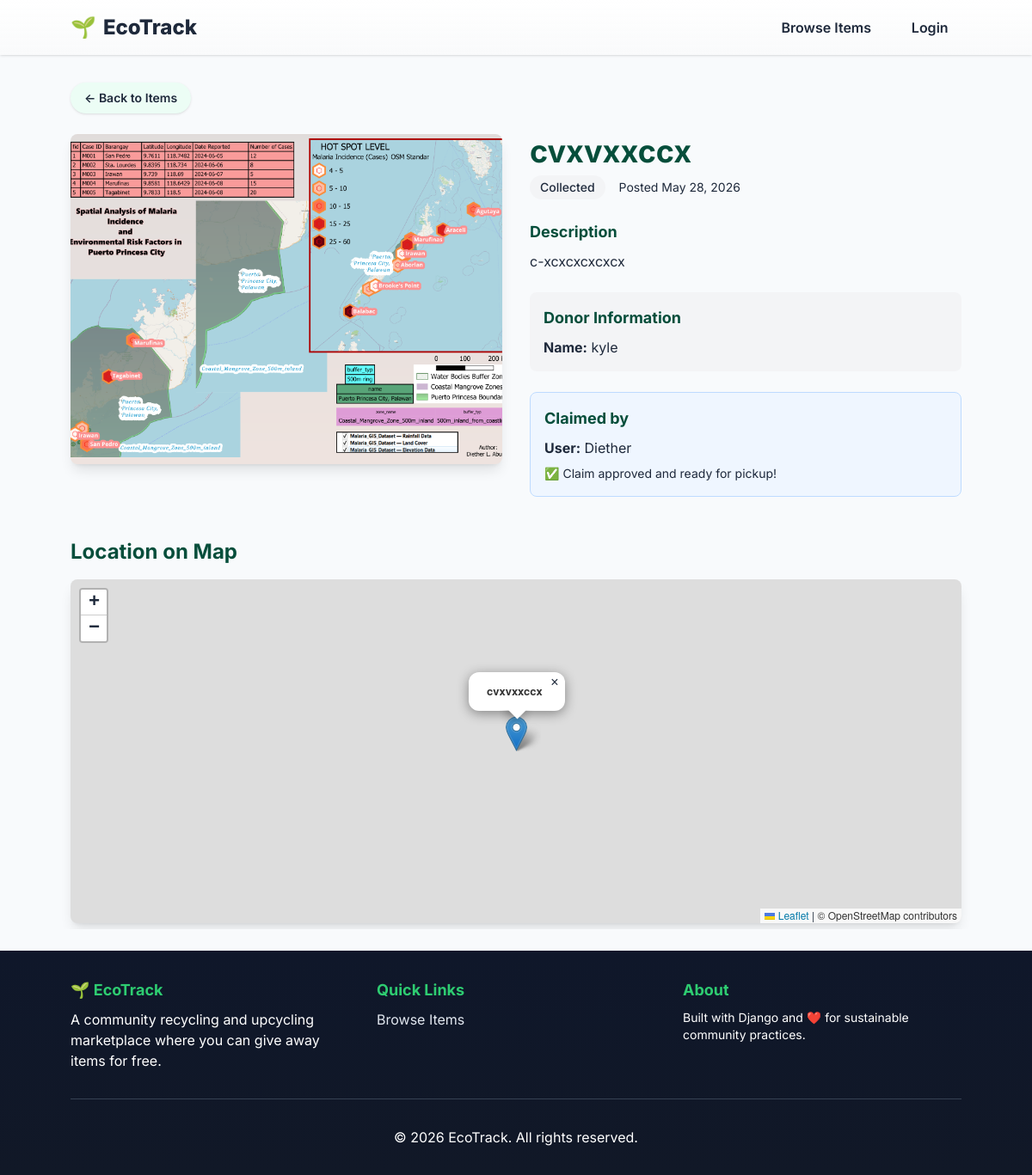
Screenshot of /items/2/ with the database file from the repository.
### items/models.py (models this page shows, shortened)
class Item(models.Model):
    STATUS_CHOICES = [
        ('AVAILABLE', 'Available'),
        ('PENDING', 'Pending'),
        ('COLLECTED', 'Collected'),
    ]
    title = models.CharField(max_length=255)
    description = models.TextField()
    image = models.ImageField(upload_to='items/%m/%d/%Y/')
    latitude = models.DecimalField(max_digits=9, decimal_places=6)
    longitude = models.DecimalField(max_digits=9, decimal_places=6)
    address = models.CharField(max_length=255, blank=True, default='')
    contact_number = models.CharField(max_length=20, blank=True, default='')
    status = models.CharField(max_length=20, choices=STATUS_CHOICES, default='AVAILABLE')
    donor = models.ForeignKey(User, on_delete=models.CASCADE, related_name='donated_items')
    claimant = models.ForeignKey(User, on_delete=models.SET_NULL, null=True, blank=True, related_name='claimed_items')
    created_at = models.DateTimeField(auto_now_add=True)
    updated_at = models.DateTimeField(auto_now=True)
    class Meta:
        ordering = ['-created_at']

### items/views.py (the view)
# urls.py: path('<int:pk>/', views.item_detail_view, name='item_detail'),
def item_detail_view(request, pk):
    item = get_object_or_404(Item, pk=pk)
    if get_accept_format(request) == 'json':
        serializer = ItemSerializer(item)
        return JsonResponse(serializer.data)
    context = {'item': item}
    return render(request, 'items/item_detail.html', context)

### items/context_processors.py (called while the page is built)
def user_profile(request):
    if request.user.is_authenticated:
        profile, created = UserProfile.objects.get_or_create(user=request.user)
        return {'user_profile': profile}
    return {'user_profile': None}

### items/views.py (called while the page is built)
def get_accept_format(request):
    accept_header = request.META.get('HTTP_ACCEPT', 'text/html')
    format_param = request.GET.get('format', None)
    if format_param == 'json':
        return 'json'
    if 'application/json' in accept_header:
        return 'json'
    return 'html'

### templates/items/item_detail.html (shortened to what this page needs)
{% extends "base.html" %}
{% block extra_head %}
    <link rel="stylesheet" href="https://unpkg.com/leaflet@1.9.4/dist/leaflet.css" />
{% endblock %}
{% block content %}
<div class="mb-6">
    <a href="{% url 'item_list' %}" class="inline-flex items-center gap-2 rounded-full bg-emerald-50 text-emerald-700 px-4 py-2 text-sm font-semibold shadow-sm hover:bg-emerald-100 hover:text-emerald-900 transition">
        ← Back to Items
    </a>
</div>
<div class="grid grid-cols-1 lg:grid-cols-2 gap-8">
    <div>
        {% if item.image %}
            <img src="{{ item.image.url }}" alt="{{ item.title }}" class="w-full h-64 md:h-96 object-cover rounded-lg shadow-lg">
        {% else %}
            <div class="w-full h-64 md:h-96 bg-gray-200 rounded-lg flex items-center justify-center">
                <span class="text-gray-500 text-lg">No image available</span>
            </div>
        {% endif %}
    </div>
    <div class="space-y-6">
        <div>
            <h1 class="text-4xl font-bold text-gray-900 mb-2">{{ item.title }}</h1>
            <div class="flex items-center gap-4">
                <span class="inline-block px-3 py-1 rounded-full text-sm font-medium
                    {% if item.status == 'AVAILABLE' %}bg-green-100 text-green-800{% elif item.status == 'PENDING' %}bg-yellow-100 text-yellow-800{% else %}bg-gray-100 text-gray-800{% endif %}">
                    {{ item.get_status_display }}
                </span>
                <span class="text-gray-700 text-sm">Posted {{ item.created_at|date:"M d, Y" }}</span>
            </div>
        </div>
        <div>
            <h2 class="text-lg font-bold text-gray-900 mb-2">Description</h2>
            <p class="text-gray-900 whitespace-pre-wrap">{{ item.description }}</p>
        </div>
        <div class="bg-gray-100 p-4 rounded-lg">
            <h2 class="text-lg font-bold text-gray-900 mb-2">Donor Information</h2>
            <p class="text-gray-900"><strong>Name:</strong> {{ item.donor.username }}</p>
        </div>
        {% if item.claimant %}
            <div class="bg-blue-50 border border-blue-200 p-4 rounded-lg">
                <h2 class="text-lg font-bold text-gray-900 mb-2">Claimed by</h2>
                <p class="text-gray-900"><strong>User:</strong> {{ item.claimant.username }}</p>
                <p class="text-gray-800 text-sm mt-2">
                    {% if item.status == 'PENDING' %}
                        ⏳ Waiting for donor to confirm...
                    {% elif item.status == 'COLLECTED' %}
                        ✅ Claim approved and ready for pickup!
                    {% endif %}
                </p>
            </div>
        {% elif user.is_authenticated and item.donor != user and item.status == 'AVAILABLE' %}
            <button id="claimBtn" class="w-full bg-green-600 text-white py-3 rounded-lg hover:bg-green-700 transition font-bold text-lg">
                Claim This Item
            </button>
        {% elif user == item.donor %}
            <div class="bg-blue-50 border border-blue-200 p-4 rounded-lg">
                <p class="text-gray-900">This is your item. You cannot claim it.</p>
            </div>
        {% endif %}
    </div>
</div>
<div class="mt-12">
    <h2 class="text-2xl font-bold text-gray-900 mb-4">Location on Map</h2>
    <div id="map" class="rounded-lg shadow-lg"></div>
</div>
{% endblock %}

### static/css/ui.css (style rules this page uses)
:root { --bg: #f8fafc; --muted: #6b7280; --accent: #059669; --accent-600: #047857; --brand: #064e3b; --primary: #0ea5a4; --card: #ffffff; --glass: rgba(255,255,255,0.6); --radius: 0.75rem; }
html,body { height:100%; }
body { font-family: 'Inter', system-ui, -apple-system, 'Segoe UI', Roboto, 'Helvetica Neue', Arial; background:var(--bg); color:#0f172a; -webkit-font-smoothing:antialiased; -moz-osx-font-smoothing:grayscale; }
h1,h2,h3 { color:var(--brand) }
p,li,span,a { color:#1e293b }

### templates/items/item_detail.html (style rules this page uses)
#map { height: 400px; }

### rows the page displays
Item: image (picture), title "cvxvxxccx", status "Collected", created_at "May 28, 2026", description "c-xcxcxcxcxcx", donor.username "kyle", claimant.username "Diether"
